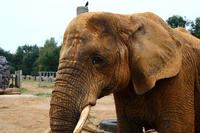
#> input picture images/elephant.jpg, 200 x 133 px, shrunk from 778 x 519 before the run
$ jupyter execute '06 - Edge Detection & Image Gradients.ipynb'   (older library calls are emulated)
#> lines starting #> are read from the running program, lines starting #| are printed output that depends on the picture; after the words box and inside, x2 and y2 are one past the last pixel; in counts of white or black regions, pixels touching at a corner belong together
## Edge Detection & Image Gradients

https://opencv-python-tutroals.readthedocs.io/en/latest/py_tutorials/py_imgproc/py_gradients/py_gradients.html

#### Algorithms:
- cv2.Sobel
- cv2.Scharr
- cv2.Laplacian
- cv2.Canny (very commnly used)
    - https://opencv-python-tutroals.readthedocs.io/en/latest/py_tutorials/py_imgproc/py_canny/py_canny.html

[cell 1]
import cv2
import numpy as np
image = cv2.imread('../images/elephant.jpg',0)
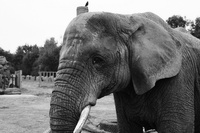
#> image: shape (133, 200); min 0, max 255, mean 120.1

[cell 2]
height, width = image.shape
#> height = 133; width = 200

# Extract Sobel Edges
## extract edges from horizontal direction
sobel_x = cv2.Sobel(image, cv2.CV_64F, 0, 1, ksize=5)

## extract edges from vertical direction
sobel_y = cv2.Sobel(image, cv2.CV_64F, 1, 0, ksize=5)
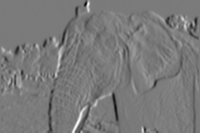
#> sobel_y: shape (133, 200) float64; min -9272, max 9948, mean -57.3; drawn with min black and max white

cv2.imshow('Original', image)
cv2.waitKey(0)
cv2.imshow('Sobel X', sobel_x)
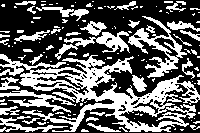
#> window 'Sobel X': shape (133, 200); 38.9% white; 127 white regions (92 under 20 px), largest, box (x1, y1, x2, y2) and area: (0, 54, 200, 132) 5119, (128, 16, 187, 78) 999, (55, 31, 130, 60) 639
cv2.waitKey(0)
cv2.imshow('Sobel Y', sobel_y)
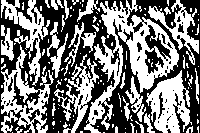
#> window 'Sobel Y': shape (133, 200); 47.5% white; 125 white regions (93 under 20 px), largest, box (x1, y1, x2, y2) and area: (84, 0, 179, 133) 3642, (1, 45, 54, 133) 1641, (146, 70, 192, 133) 1567
cv2.waitKey(0)

## add both x and y
sobel_OR = cv2.bitwise_or(sobel_x, sobel_y)
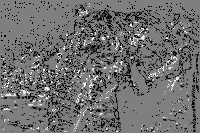
#> sobel_OR: shape (133, 200) float64; 1.03% of the values are NaN or infinite; the others: min -131040, max 131008, mean -15258; drawn with min black, max white, NaN and infinite black
cv2.imshow('sobel_OR', sobel_OR)
cv2.waitKey(0)

laplacian = cv2.Laplacian(image, cv2.CV_64F)
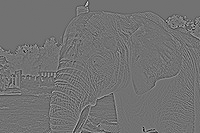
#> laplacian: shape (133, 200) float64; min -360, max 443, mean 0; drawn with min black and max white
cv2.imshow('Laplacian', laplacian)
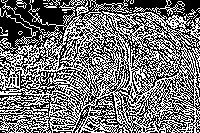
#> window 'Laplacian': shape (133, 200); 45.4% white in thin lines or dots
cv2.waitKey(0)

# Canny edge detection
Then, we need to provide two values: threshold1 and threshold2.
Any gradient value larger than threshold2 is considered to be an edge.
Any value below threshold1 is considered not to be an edge.
Values in between threshold1 and threshold2 are either classiﬁed as edges or non-edges based on how their intensities are "connected".

[cell 3]
image = cv2.imread('../images/input.jpg',0)
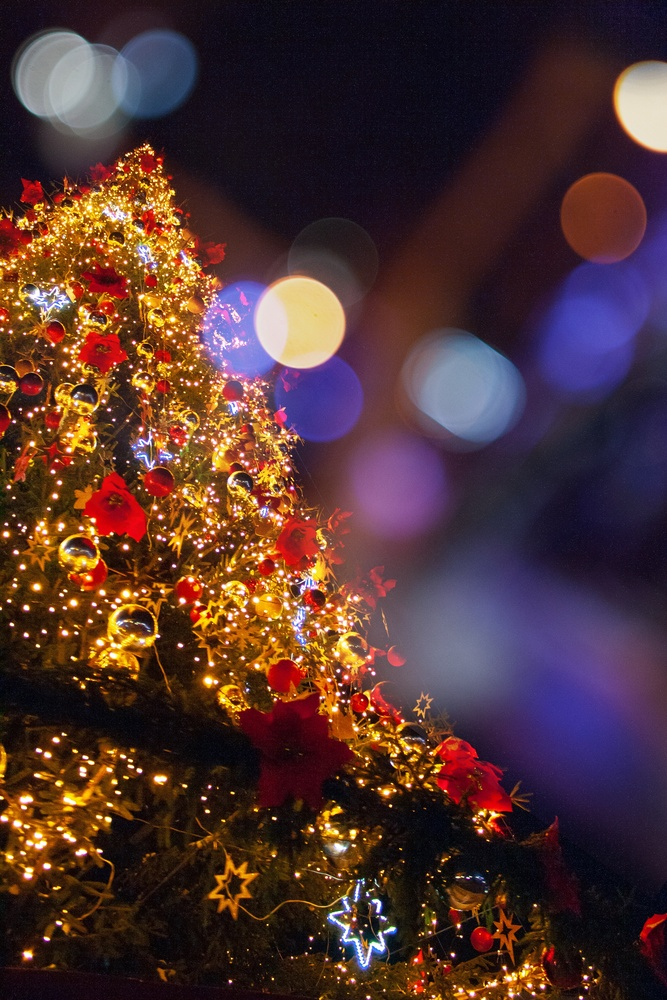
#> input picture images/input.jpg, 667 x 1000 px, shrunk from 2592 x 3888 before the run
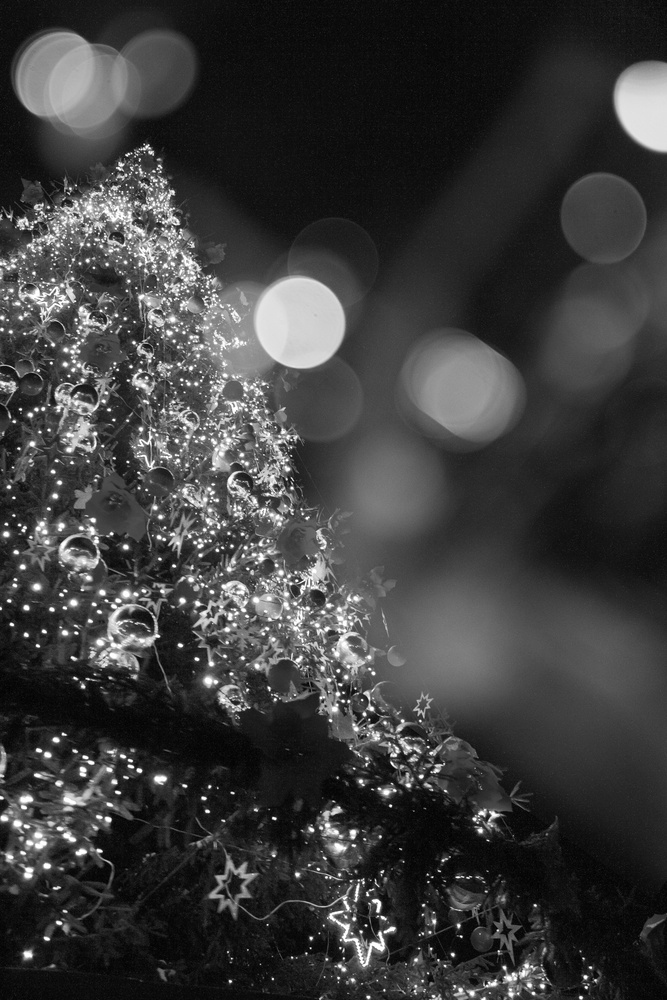
#> image: shape (1000, 667); min 0, max 255, mean 60.2

canny = cv2.Canny(image, 60, 120)
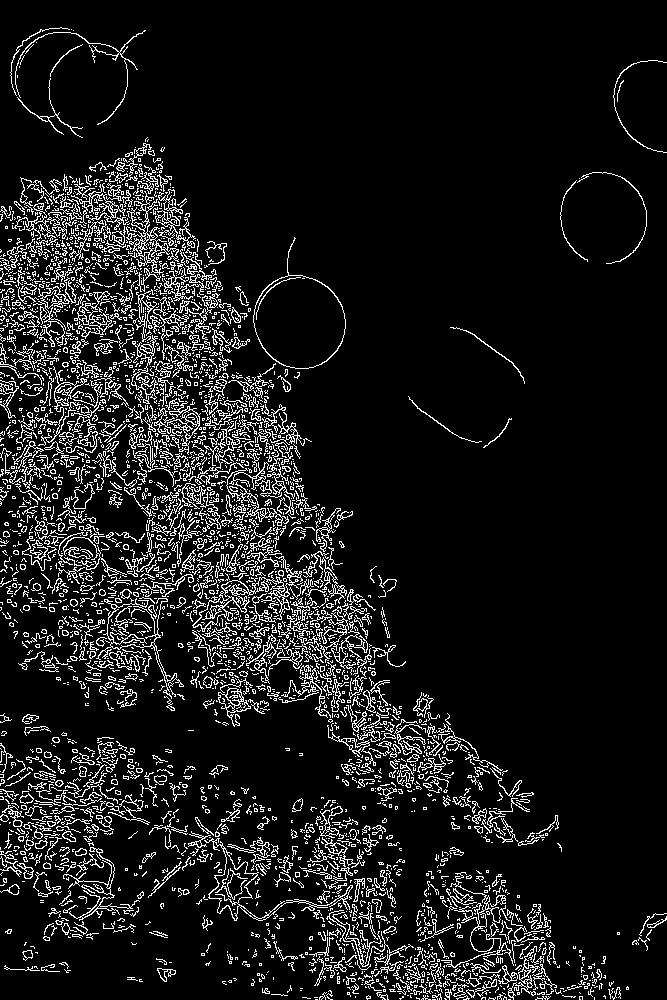
#> canny: shape (1000, 667); 9.8% white in thin lines or dots
cv2.imshow('Canny', canny)
cv2.waitKey(0)

cv2.destroyAllWindows()
